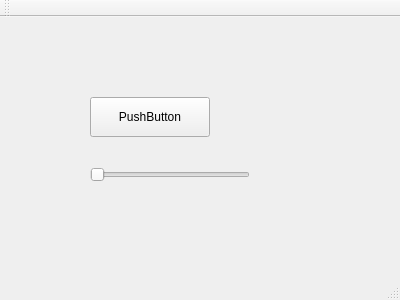
<?xml version="1.0" encoding="UTF-8"?>
<ui version="4.0">
 <class>MainWindow</class>
 <widget class="QMainWindow" name="MainWindow">
  <property name="geometry">
   <rect>
    <x>0</x>
    <y>0</y>
    <width>400</width>
    <height>300</height>
   </rect>
  </property>
  <property name="windowTitle">
   <string>MainWindow</string>
  </property>
  <property name="styleSheet">
   <string notr="true"/>
  </property>
  <widget class="QWidget" name="centralWidget">
   <widget class="QPushButton" name="pushButton">
    <property name="geometry">
     <rect>
      <x>90</x>
      <y>80</y>
      <width>120</width>
      <height>40</height>
     </rect>
    </property>
    <property name="styleSheet">
     <string notr="true"/>
    </property>
    <property name="text">
     <string>PushButton</string>
    </property>
   </widget>
   <widget class="QSlider" name="horizontalSlider">
    <property name="geometry">
     <rect>
      <x>90</x>
      <y>150</y>
      <width>160</width>
      <height>16</height>
     </rect>
    </property>
    <property name="styleSheet">
     <string notr="true"/>
    </property>
    <property name="orientation">
     <enum>Qt::Horizontal</enum>
    </property>
   </widget>
  </widget>
  <widget class="QMenuBar" name="menuBar">
   <property name="geometry">
    <rect>
     <x>0</x>
     <y>0</y>
     <width>400</width>
     <height>17</height>
    </rect>
   </property>
  </widget>
  <widget class="QToolBar" name="mainToolBar">
   <attribute name="toolBarArea">
    <enum>TopToolBarArea</enum>
   </attribute>
   <attribute name="toolBarBreak">
    <bool>false</bool>
   </attribute>
  </widget>
  <widget class="QStatusBar" name="statusBar"/>
 </widget>
 <layoutdefault spacing="6" margin="11"/>
 <resources/>
 <connections/>
</ui>
